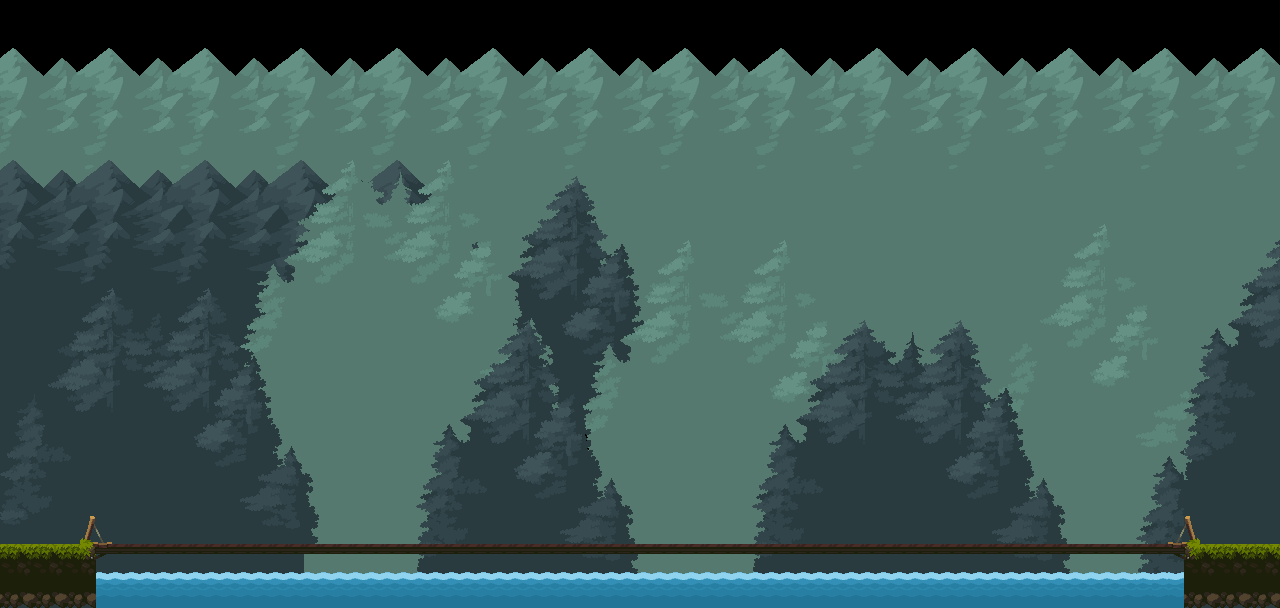

Below is a game level as drawn by its tile map, then a one-line description and the .tmx that defines it (tile-layer data replaced by summaries):
An orthogonal 80x38 tile map with 16x16 px tiles, 9 tile layers (bg4, bg5, bg3, bg2, ...).

<map version="1.10" tiledversion="1.10.1" orientation="orthogonal" renderorder="right-down" width="80" height="38" tilewidth="16" tileheight="16" infinite="0" nextlayerid="16" nextobjectid="1">
 <tileset firstgid="1" source="Tiles.tsx" />
 <layer id="11" name="bg4" width="80" height="38">
  <data>[3040 cells, 1593 non-empty, 95 distinct tile ids]</data>
 </layer>
 <layer id="12" name="bg5" width="80" height="38">
  <data>[3040 cells, 224 non-empty, 224 distinct tile ids]</data>
 </layer>
 <layer id="10" name="bg3" width="80" height="38">
  <data>[3040 cells, 462 non-empty, 90 distinct tile ids]</data>
 </layer>
 <layer id="7" name="bg2" width="80" height="38">
  <data>[3040 cells, 1105 non-empty, 320 distinct tile ids]</data>
 </layer>
 <layer id="4" name="bg" width="80" height="38">
  <data>[3040 cells, 1081 non-empty, 320 distinct tile ids]</data>
 </layer>
 <layer id="6" name="Tile Layer 6" width="80" height="38">
  <data>[3040 cells, 33 non-empty, 33 distinct tile ids]</data>
 </layer>
 <layer id="15" name="water" width="80" height="38">
  <data>[3040 cells, 204 non-empty, 12 distinct tile ids]</data>
 </layer>
 <layer id="13" name="wall" width="80" height="38">
  <data>[3040 cells, 116 non-empty, 11 distinct tile ids]</data>
 </layer>
 <layer id="14" name="cc" width="80" height="38">
  <data>[3040 cells, 12 non-empty, 12 distinct tile ids]</data>
 </layer>
</map>